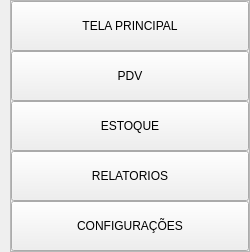
        <widget class="QWidget" name="menu_lateral" native="true">
         <property name="minimumSize">
          <size>
           <width>250</width>
           <height>0</height>
          </size>
         </property>
         <property name="maximumSize">
          <size>
           <width>250</width>
           <height>16777215</height>
          </size>
         </property>
         <layout class="QVBoxLayout" name="verticalLayout_2">
          <property name="spacing">
           <number>0</number>
          </property>
          <property name="leftMargin">
           <number>0</number>
          </property>
          <property name="topMargin">
           <number>0</number>
          </property>
          <property name="rightMargin">
           <number>0</number>
          </property>
          <property name="bottomMargin">
           <number>0</number>
          </property>
          <item>
           <widget class="QWidget" name="layout_menu_lateral" native="true">
            <layout class="QVBoxLayout" name="verticalLayout_3">
             <property name="spacing">
              <number>0</number>
             </property>
             <property name="leftMargin">
              <number>10</number>
             </property>
             <property name="topMargin">
              <number>0</number>
             </property>
             <property name="rightMargin">
              <number>0</number>
             </property>
             <property name="bottomMargin">
              <number>0</number>
             </property>
             <item>
              <widget class="QFrame" name="frame">
               <property name="frameShape">
                <enum>QFrame::Shape::StyledPanel</enum>
               </property>
               <property name="frameShadow">
                <enum>QFrame::Shadow::Raised</enum>
               </property>
               <layout class="QVBoxLayout" name="verticalLayout_4">
                <property name="spacing">
                 <number>0</number>
                </property>
                <property name="leftMargin">
                 <number>0</number>
                </property>
                <property name="topMargin">
                 <number>0</number>
                </property>
                <property name="rightMargin">
                 <number>0</number>
                </property>
                <property name="bottomMargin">
                 <number>0</number>
                </property>
                <item>
                 <widget class="QPushButton" name="btn_tela_principal">
                  <property name="minimumSize">
                   <size>
                    <width>200</width>
                    <height>50</height>
                   </size>
                  </property>
                  <property name="styleSheet">
                   <string notr="true"/>
                  </property>
                  <property name="text">
                   <string>TELA PRINCIPAL</string>
                  </property>
                 </widget>
                </item>
                <item>
                 <widget class="QPushButton" name="btn_pdv">
                  <property name="minimumSize">
                   <size>
                    <width>200</width>
                    <height>50</height>
                   </size>
                  </property>
                  <property name="styleSheet">
                   <string notr="true"/>
                  </property>
                  <property name="text">
                   <string>PDV</string>
                  </property>
                 </widget>
                </item>
                <item>
                 <widget class="QPushButton" name="btn_estoque">
                  <property name="minimumSize">
                   <size>
                    <width>200</width>
                    <height>50</height>
                   </size>
                  </property>
                  <property name="styleSheet">
                   <string notr="true"/>
                  </property>
                  <property name="text">
                   <string>ESTOQUE</string>
                  </property>
                 </widget>
                </item>
                <item>
                 <widget class="QPushButton" name="btn_relatorios">
                  <property name="minimumSize">
                   <size>
                    <width>200</width>
                    <height>50</height>
                   </size>
                  </property>
                  <property name="styleSheet">
                   <string notr="true"/>
                  </property>
                  <property name="text">
                   <string>RELATORIOS</string>
                  </property>
                 </widget>
                </item>
                <item>
                 <widget class="QPushButton" name="btn_configuracoes">
                  <property name="minimumSize">
                   <size>
                    <width>200</width>
                    <height>50</height>
                   </size>
                  </property>
                  <property name="styleSheet">
                   <string notr="true"/>
                  </property>
                  <property name="text">
                   <string>CONFIGURAÇÕES</string>
                  </property>
                 </widget>
                </item>
               </layout>
              </widget>
             </item>
            </layout>
           </widget>
          </item>
         </layout>
        </widget>
